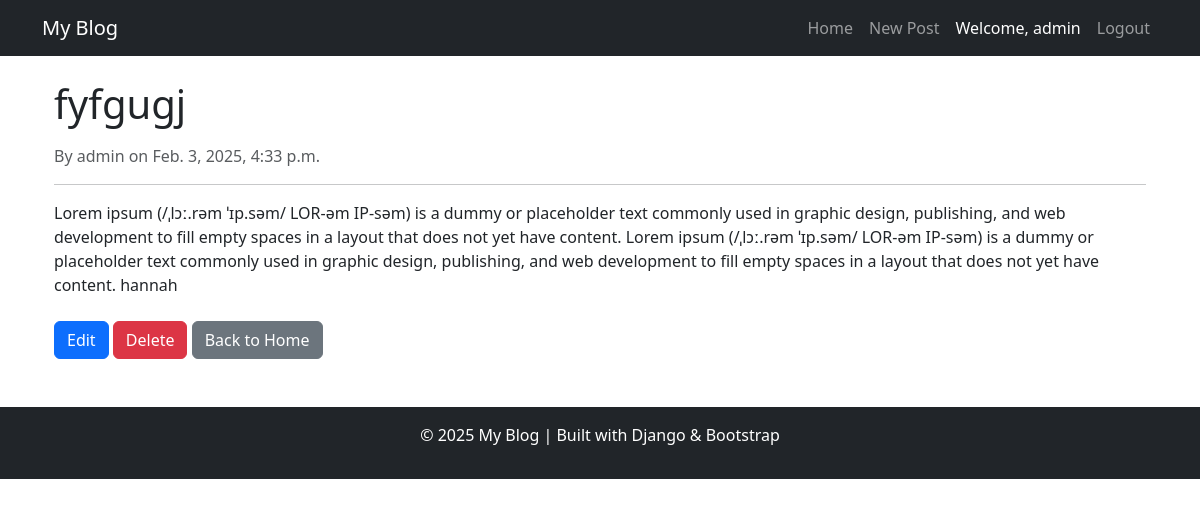
Screenshot of /3/ (signed in) with the database file from the repository.
### blog/models.py (models this page shows, shortened)
class BlogPost(models.Model):
    title = models.CharField(max_length=200)
    content = models.TextField()
    publication_date = models.DateTimeField(auto_now_add=True)
    author = models.ForeignKey(User, on_delete=models.CASCADE)

### blog/views.py (the view)
# urls.py: path('<int:post_id>/', views.post_detail, name='post_detail'),
@login_required
def post_detail(request, post_id):
    post = get_object_or_404(BlogPost, id=post_id)
    return render(request, 'blog/post_detail.html', {'post': post})

### templates/blog/post_detail.html
{% extends 'base.html' %}
{% block content %}
<div class="container">
    <h1 class="mb-3">{{ post.title }}</h1>
    <p class="text-muted">By {{ post.author }} on {{ post.publication_date }}</p>
    <hr>
    <p>{{ post.content }}</p>
    <div class="mt-4">
        {% if user == post.author %}
            <a href="{% url 'edit_post' post.id %}" class="btn btn-primary">Edit</a>
            <a href="{% url 'delete_post' post.id %}" class="btn btn-danger">Delete</a>
        {% endif %}
        <a href="{% url 'home' %}" class="btn btn-secondary">Back to Home</a>
    </div>
</div>
{% endblock %}

### templates/base.html (shortened to what this page needs)
<!DOCTYPE html>
<html lang="en">
<head>
    <link href="https://cdn.jsdelivr.net/npm/bootstrap@5.3.0/dist/css/bootstrap.min.css" rel="stylesheet">
</head>
<body>
    <nav class="navbar navbar-expand-lg navbar-dark bg-dark">
        <div class="container">
            <a class="navbar-brand" href="{% url 'home' %}">My Blog</a>
            <div class="collapse navbar-collapse" id="navbarNav">
                <ul class="navbar-nav ms-auto">
                    <li class="nav-item">
                        <a class="nav-link" href="{% url 'home' %}">Home</a>
                    </li>
                    {% if user.is_authenticated %}
                        <li class="nav-item">
                            <a class="nav-link" href="{% url 'create_post' %}">New Post</a>
                        </li>
                        <li class="nav-item">
                            <span class="nav-link text-white">Welcome, {{ user.username }}</span>
                        </li>
                        <li class="nav-item">
                            <a class="nav-link" href="{% url 'logout' %}">Logout</a>
                        </li>
                    {% endif %}
                </ul>
            </div>
        </div>
    </nav>
    <div class="container mt-4">
        {% block content %}
        {% endblock %}
    </div>
    <footer class="bg-dark text-white text-center py-3 mt-5">
        <p>© 2025 My Blog | Built with Django & Bootstrap</p>
    </footer>
</body>
</html>

### rows the page displays
BlogPost: title "fyfgugj", author "admin", publication_date "Feb. 3, 2025, 4:33 p.m.", content "Lorem ipsum (/ˌlɔː.rəm ˈɪp.səm/ LOR-əm IP-səm) is a dummy or placeholder text commonly used in graphic design, publishing, and web development to fill empty spaces in a layout that does not yet have content. Lorem ipsum (/ˌlɔː.rəm ˈɪp.səm/ LOR-əm IP-səm) is a dummy or placeholder text commonly used in graphic design, publishing, and web development to fill empty spaces in a layout that does not yet have content. hannah"

### other values shown
{{ user.username }} "admin"
